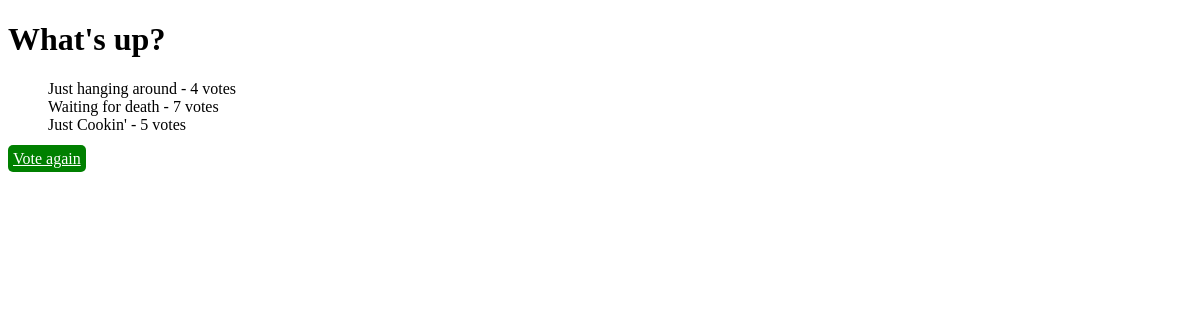
Page /polls/1/results/ on the committed database.
### polls_app/models.py (models this page shows, shortened)
class Question(models.Model):
    question_text = models.CharField(max_length=200)
    pub_date = models.DateTimeField('date published')

class Choice(models.Model):
    question = models.ForeignKey(Question, on_delete=models.CASCADE)
    choice_text = models.CharField(max_length=200)
    votes = models.IntegerField(default=0)

### polls_app/views.py (the view)
# urls.py: path("<int:pk>/results/", views.ResultsView.as_view(), name="results"),
class ResultsView(generic.DetailView):
    model = Question
    template_name ="polls_app/results.html"

### polls_app/templates/polls_app/results.html
{% extends "polls_app/layout/base.html" %}
{% block content %}
<h1>{{ question.question_text }}</h1>
<ul>
  {% for choice in question.choice_set.all %}
  <li>
    {{ choice.choice_text }} - {{ choice.votes }} vote{{ choice.votes| pluralize }}
  </li>
  {% endfor %}
</ul>
<a href="{%  url 'polls_app:details' question.id %}" class="btn"> Vote again </a>
{% endblock %}

### polls_app/static/polls_app/style.css (style rules this page uses)
.btn { background-color: green; padding: 5px; border-radius: 5px; color: white; }
ul { list-style-type: none; }

### rows in the picture
Question: question_text "What's up?"
Choice: choice_text "Just hanging around", votes "4", votes|pluralize "s"
Choice: choice_text "Waiting for death", votes "7", votes|pluralize "s"
Choice: choice_text "Just Cookin'", votes "5", votes|pluralize "s"
